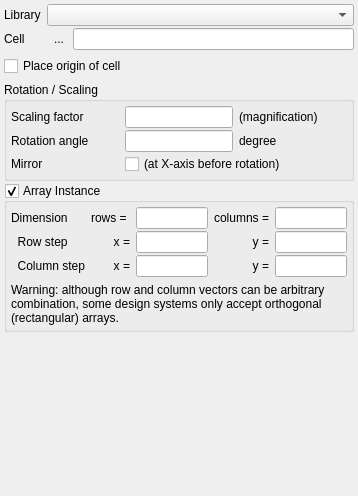
<?xml version="1.0" encoding="UTF-8"?>
<ui version="4.0">
 <class>EditorOptionsInst</class>
 <widget class="QWidget" name="EditorOptionsInst">
  <property name="geometry">
   <rect>
    <x>0</x>
    <y>0</y>
    <width>358</width>
    <height>496</height>
   </rect>
  </property>
  <property name="sizePolicy">
   <sizepolicy hsizetype="Ignored" vsizetype="Ignored">
    <horstretch>0</horstretch>
    <verstretch>0</verstretch>
   </sizepolicy>
  </property>
  <property name="windowTitle">
   <string>Form</string>
  </property>
  <layout class="QVBoxLayout">
   <property name="spacing">
    <number>6</number>
   </property>
   <property name="leftMargin">
    <number>0</number>
   </property>
   <property name="topMargin">
    <number>0</number>
   </property>
   <property name="rightMargin">
    <number>0</number>
   </property>
   <property name="bottomMargin">
    <number>0</number>
   </property>
   <item>
    <widget class="QScrollArea" name="scrollArea">
     <property name="frameShape">
      <enum>QFrame::NoFrame</enum>
     </property>
     <property name="frameShadow">
      <enum>QFrame::Plain</enum>
     </property>
     <property name="widgetResizable">
      <bool>true</bool>
     </property>
     <widget class="QWidget" name="scrollAreaWidgetContents">
      <property name="geometry">
       <rect>
        <x>0</x>
        <y>0</y>
        <width>358</width>
        <height>496</height>
       </rect>
      </property>
      <layout class="QGridLayout" name="gridLayout_2">
       <property name="leftMargin">
        <number>4</number>
       </property>
       <property name="topMargin">
        <number>4</number>
       </property>
       <property name="rightMargin">
        <number>4</number>
       </property>
       <property name="bottomMargin">
        <number>4</number>
       </property>
       <property name="spacing">
        <number>2</number>
       </property>
       <item row="0" column="0">
        <widget class="QFrame" name="frame">
         <property name="frameShape">
          <enum>QFrame::NoFrame</enum>
         </property>
         <property name="frameShadow">
          <enum>QFrame::Raised</enum>
         </property>
         <layout class="QGridLayout" name="gridLayout">
          <property name="leftMargin">
           <number>0</number>
          </property>
          <property name="topMargin">
           <number>0</number>
          </property>
          <property name="rightMargin">
           <number>0</number>
          </property>
          <property name="bottomMargin">
           <number>0</number>
          </property>
          <property name="horizontalSpacing">
           <number>6</number>
          </property>
          <property name="verticalSpacing">
           <number>2</number>
          </property>
          <item row="0" column="0">
           <widget class="QLabel" name="label_13">
            <property name="text">
             <string>Library</string>
            </property>
           </widget>
          </item>
          <item row="0" column="1" colspan="2">
           <widget class="lay::LibrarySelectionComboBox" name="lib_cbx">
            <property name="sizePolicy">
             <sizepolicy hsizetype="Preferred" vsizetype="Fixed">
              <horstretch>0</horstretch>
              <verstretch>0</verstretch>
             </sizepolicy>
            </property>
           </widget>
          </item>
          <item row="1" column="0">
           <widget class="QLabel" name="label_2">
            <property name="sizePolicy">
             <sizepolicy hsizetype="Fixed" vsizetype="Fixed">
              <horstretch>0</horstretch>
              <verstretch>0</verstretch>
             </sizepolicy>
            </property>
            <property name="text">
             <string>Cell  </string>
            </property>
           </widget>
          </item>
          <item row="1" column="1" colspan="2">
           <widget class="QFrame" name="frame_2">
            <property name="frameShape">
             <enum>QFrame::NoFrame</enum>
            </property>
            <property name="frameShadow">
             <enum>QFrame::Raised</enum>
            </property>
            <layout class="QHBoxLayout" name="horizontalLayout">
             <property name="spacing">
              <number>2</number>
             </property>
             <property name="leftMargin">
              <number>0</number>
             </property>
             <property name="topMargin">
              <number>0</number>
             </property>
             <property name="rightMargin">
              <number>0</number>
             </property>
             <property name="bottomMargin">
              <number>0</number>
             </property>
             <item>
              <widget class="QToolButton" name="browse_pb">
               <property name="text">
                <string>...</string>
               </property>
               <property name="icon">
                <iconset resource="../../lay/lay/layResources.qrc">
                 <normaloff>:/find_16px.png</normaloff>:/find_16px.png</iconset>
               </property>
               <property name="autoRaise">
                <bool>true</bool>
               </property>
              </widget>
             </item>
             <item>
              <widget class="QLineEdit" name="cell_le">
               <property name="sizePolicy">
                <sizepolicy hsizetype="Preferred" vsizetype="Fixed">
                 <horstretch>0</horstretch>
                 <verstretch>0</verstretch>
                </sizepolicy>
               </property>
              </widget>
             </item>
            </layout>
           </widget>
          </item>
         </layout>
        </widget>
       </item>
       <item row="1" column="0">
        <spacer name="spacer">
         <property name="orientation">
          <enum>Qt::Vertical</enum>
         </property>
         <property name="sizeType">
          <enum>QSizePolicy::Fixed</enum>
         </property>
         <property name="sizeHint" stdset="0">
          <size>
           <width>20</width>
           <height>4</height>
          </size>
         </property>
        </spacer>
       </item>
       <item row="2" column="0">
        <widget class="QCheckBox" name="place_origin_cb">
         <property name="text">
          <string>Place origin of cell</string>
         </property>
        </widget>
       </item>
       <item row="4" column="0">
        <widget class="QGroupBox" name="groupBox">
         <property name="title">
          <string>Rotation / Scaling</string>
         </property>
         <layout class="QGridLayout" name="_2">
          <property name="leftMargin">
           <number>4</number>
          </property>
          <property name="topMargin">
           <number>4</number>
          </property>
          <property name="rightMargin">
           <number>4</number>
          </property>
          <property name="bottomMargin">
           <number>4</number>
          </property>
          <property name="horizontalSpacing">
           <number>6</number>
          </property>
          <property name="verticalSpacing">
           <number>2</number>
          </property>
          <item row="0" column="1">
           <widget class="QLineEdit" name="scale_le">
            <property name="sizePolicy">
             <sizepolicy hsizetype="Preferred" vsizetype="Fixed">
              <horstretch>0</horstretch>
              <verstretch>0</verstretch>
             </sizepolicy>
            </property>
           </widget>
          </item>
          <item row="2" column="0">
           <widget class="QLabel" name="label_5">
            <property name="text">
             <string>Mirror   </string>
            </property>
            <property name="buddy">
             <cstring>mirror_cbx</cstring>
            </property>
           </widget>
          </item>
          <item row="0" column="0">
           <widget class="QLabel" name="label">
            <property name="text">
             <string>Scaling factor</string>
            </property>
           </widget>
          </item>
          <item row="1" column="1">
           <widget class="QLineEdit" name="angle_le">
            <property name="sizePolicy">
             <sizepolicy hsizetype="Preferred" vsizetype="Fixed">
              <horstretch>0</horstretch>
              <verstretch>0</verstretch>
             </sizepolicy>
            </property>
           </widget>
          </item>
          <item row="1" column="2">
           <widget class="QLabel" name="label_7">
            <property name="text">
             <string>degree</string>
            </property>
           </widget>
          </item>
          <item row="1" column="0">
           <widget class="QLabel" name="label_3">
            <property name="text">
             <string>Rotation angle</string>
            </property>
           </widget>
          </item>
          <item row="2" column="1" colspan="2">
           <widget class="QCheckBox" name="mirror_cbx">
            <property name="text">
             <string>(at X-axis before rotation)</string>
            </property>
           </widget>
          </item>
          <item row="0" column="2">
           <widget class="QLabel" name="label_17">
            <property name="text">
             <string>(magnification)</string>
            </property>
           </widget>
          </item>
         </layout>
        </widget>
       </item>
       <item row="5" column="0">
        <widget class="QGroupBox" name="array_grp">
         <property name="sizePolicy">
          <sizepolicy hsizetype="Preferred" vsizetype="Preferred">
           <horstretch>0</horstretch>
           <verstretch>0</verstretch>
          </sizepolicy>
         </property>
         <property name="title">
          <string>Array Instance</string>
         </property>
         <property name="checkable">
          <bool>true</bool>
         </property>
         <layout class="QGridLayout" name="_3">
          <property name="leftMargin">
           <number>4</number>
          </property>
          <property name="topMargin">
           <number>4</number>
          </property>
          <property name="rightMargin">
           <number>4</number>
          </property>
          <property name="bottomMargin">
           <number>4</number>
          </property>
          <property name="horizontalSpacing">
           <number>6</number>
          </property>
          <property name="verticalSpacing">
           <number>2</number>
          </property>
          <item row="2" column="0">
           <widget class="QLabel" name="label_16">
            <property name="text">
             <string>  Column step</string>
            </property>
           </widget>
          </item>
          <item row="2" column="2">
           <widget class="QLineEdit" name="column_x_le">
            <property name="sizePolicy">
             <sizepolicy hsizetype="Preferred" vsizetype="Fixed">
              <horstretch>1</horstretch>
              <verstretch>0</verstretch>
             </sizepolicy>
            </property>
           </widget>
          </item>
          <item row="2" column="1">
           <widget class="QLabel" name="label_14">
            <property name="text">
             <string>x =</string>
            </property>
            <property name="alignment">
             <set>Qt::AlignRight|Qt::AlignTrailing|Qt::AlignVCenter</set>
            </property>
           </widget>
          </item>
          <item row="2" column="4">
           <widget class="QLineEdit" name="column_y_le">
            <property name="sizePolicy">
             <sizepolicy hsizetype="Preferred" vsizetype="Fixed">
              <horstretch>1</horstretch>
              <verstretch>0</verstretch>
             </sizepolicy>
            </property>
           </widget>
          </item>
          <item row="2" column="3">
           <widget class="QLabel" name="label_15">
            <property name="text">
             <string>y =</string>
            </property>
            <property name="alignment">
             <set>Qt::AlignRight|Qt::AlignTrailing|Qt::AlignVCenter</set>
            </property>
           </widget>
          </item>
          <item row="1" column="4">
           <widget class="QLineEdit" name="row_y_le">
            <property name="sizePolicy">
             <sizepolicy hsizetype="Preferred" vsizetype="Fixed">
              <horstretch>1</horstretch>
              <verstretch>0</verstretch>
             </sizepolicy>
            </property>
           </widget>
          </item>
          <item row="1" column="3">
           <widget class="QLabel" name="label_10">
            <property name="text">
             <string>y =</string>
            </property>
            <property name="alignment">
             <set>Qt::AlignRight|Qt::AlignTrailing|Qt::AlignVCenter</set>
            </property>
           </widget>
          </item>
          <item row="1" column="2">
           <widget class="QLineEdit" name="row_x_le">
            <property name="sizePolicy">
             <sizepolicy hsizetype="Preferred" vsizetype="Fixed">
              <horstretch>1</horstretch>
              <verstretch>0</verstretch>
             </sizepolicy>
            </property>
           </widget>
          </item>
          <item row="1" column="1">
           <widget class="QLabel" name="label_11">
            <property name="text">
             <string>x =</string>
            </property>
            <property name="alignment">
             <set>Qt::AlignRight|Qt::AlignTrailing|Qt::AlignVCenter</set>
            </property>
           </widget>
          </item>
          <item row="1" column="0">
           <widget class="QLabel" name="label_9">
            <property name="text">
             <string>  Row step</string>
            </property>
           </widget>
          </item>
          <item row="0" column="0">
           <widget class="QLabel" name="label_4">
            <property name="text">
             <string>Dimension</string>
            </property>
           </widget>
          </item>
          <item row="0" column="3">
           <widget class="QLabel" name="label_8">
            <property name="text">
             <string>columns =</string>
            </property>
            <property name="alignment">
             <set>Qt::AlignRight|Qt::AlignTrailing|Qt::AlignVCenter</set>
            </property>
           </widget>
          </item>
          <item row="0" column="4">
           <widget class="QLineEdit" name="columns_le">
            <property name="sizePolicy">
             <sizepolicy hsizetype="Preferred" vsizetype="Fixed">
              <horstretch>1</horstretch>
              <verstretch>0</verstretch>
             </sizepolicy>
            </property>
           </widget>
          </item>
          <item row="0" column="1">
           <widget class="QLabel" name="label_6">
            <property name="text">
             <string>rows = </string>
            </property>
            <property name="alignment">
             <set>Qt::AlignRight|Qt::AlignTrailing|Qt::AlignVCenter</set>
            </property>
           </widget>
          </item>
          <item row="0" column="2">
           <widget class="QLineEdit" name="rows_le">
            <property name="sizePolicy">
             <sizepolicy hsizetype="Preferred" vsizetype="Fixed">
              <horstretch>1</horstretch>
              <verstretch>0</verstretch>
             </sizepolicy>
            </property>
            <property name="minimumSize">
             <size>
              <width>0</width>
              <height>0</height>
             </size>
            </property>
           </widget>
          </item>
          <item row="4" column="0" colspan="5">
           <widget class="QLabel" name="label_12">
            <property name="text">
             <string>Warning: although row and column vectors can be arbitrary combination, some design systems only accept orthogonal (rectangular) arrays.</string>
            </property>
            <property name="wordWrap">
             <bool>true</bool>
            </property>
           </widget>
          </item>
          <item row="3" column="0">
           <spacer name="verticalSpacer_2">
            <property name="orientation">
             <enum>Qt::Vertical</enum>
            </property>
            <property name="sizeType">
             <enum>QSizePolicy::Fixed</enum>
            </property>
            <property name="sizeHint" stdset="0">
             <size>
              <width>20</width>
              <height>4</height>
             </size>
            </property>
           </spacer>
          </item>
         </layout>
        </widget>
       </item>
       <item row="6" column="0">
        <spacer name="spacer_2">
         <property name="orientation">
          <enum>Qt::Vertical</enum>
         </property>
         <property name="sizeHint" stdset="0">
          <size>
           <width>20</width>
           <height>120</height>
          </size>
         </property>
        </spacer>
       </item>
       <item row="3" column="0">
        <spacer name="verticalSpacer">
         <property name="orientation">
          <enum>Qt::Vertical</enum>
         </property>
         <property name="sizeType">
          <enum>QSizePolicy::Fixed</enum>
         </property>
         <property name="sizeHint" stdset="0">
          <size>
           <width>20</width>
           <height>4</height>
          </size>
         </property>
        </spacer>
       </item>
      </layout>
     </widget>
    </widget>
   </item>
  </layout>
 </widget>
 <customwidgets>
  <customwidget>
   <class>lay::LibrarySelectionComboBox</class>
   <extends>QComboBox</extends>
   <header>layWidgets.h</header>
  </customwidget>
 </customwidgets>
 <resources>
  <include location="../../lay/lay/layResources.qrc"/>
 </resources>
 <connections/>
</ui>
